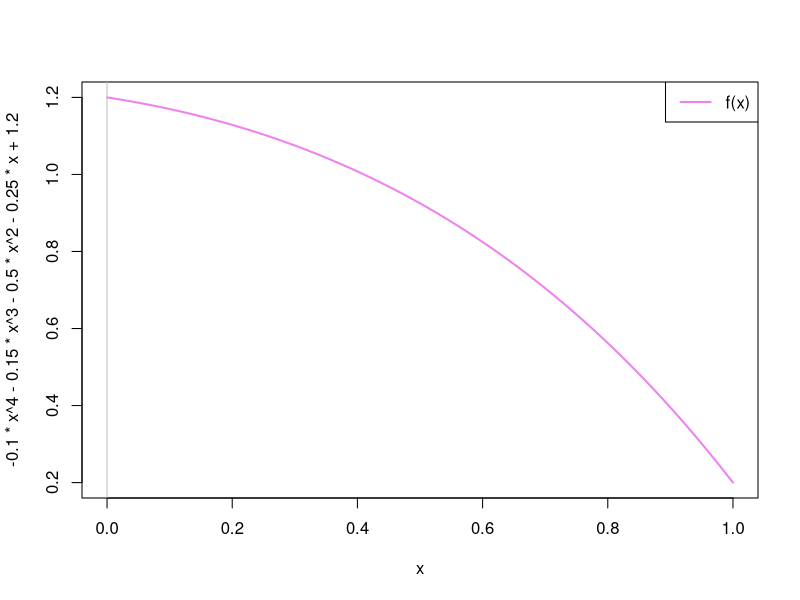
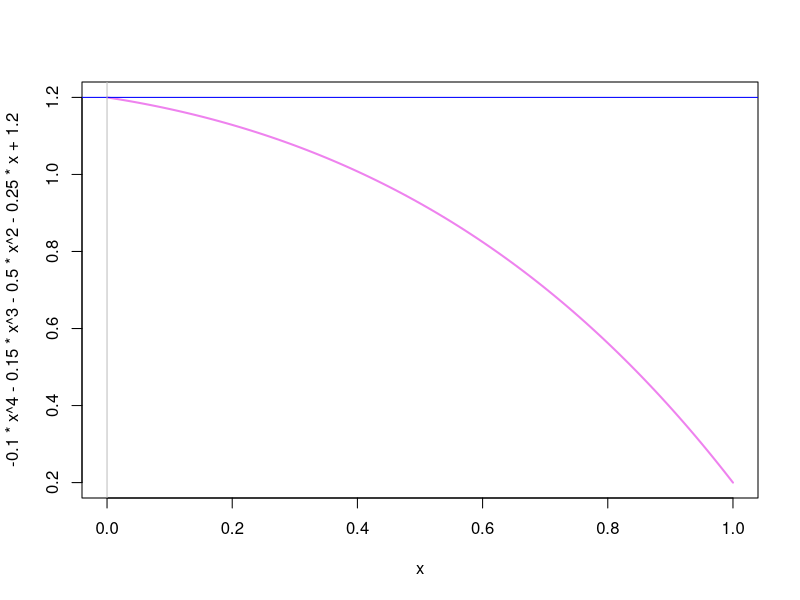
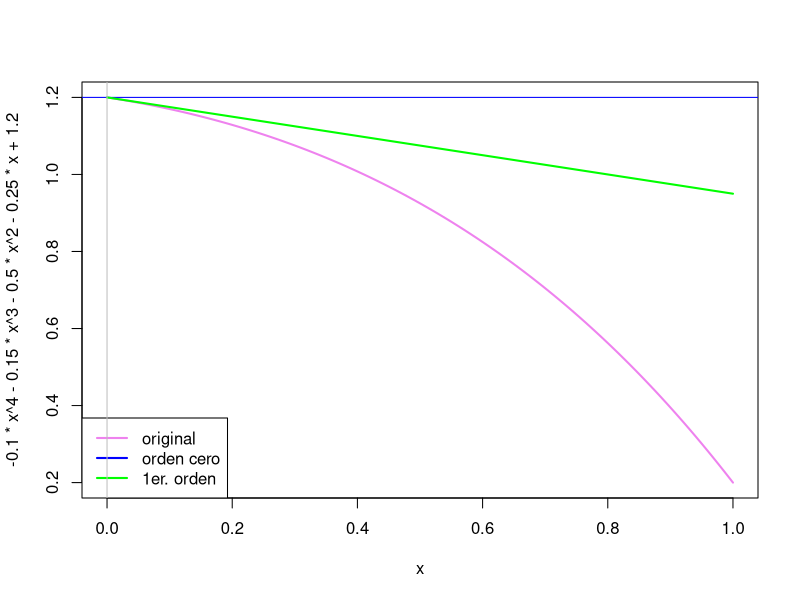
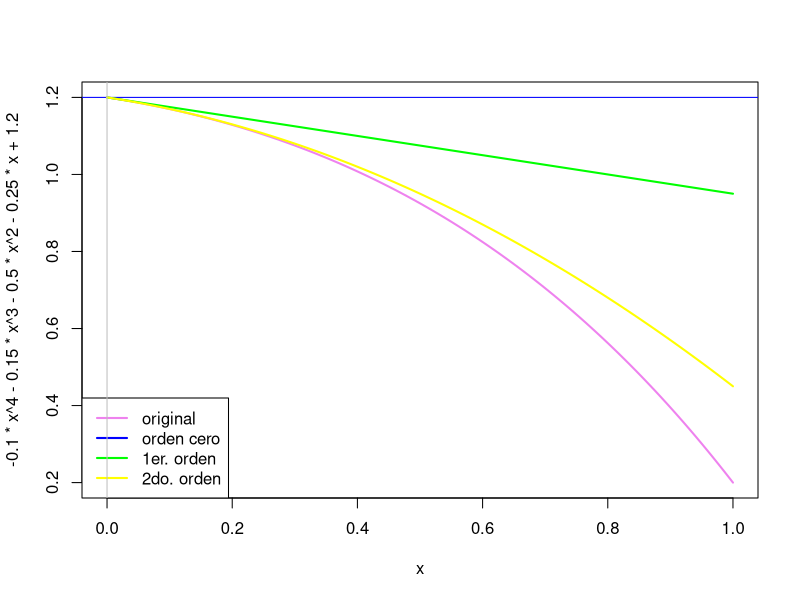
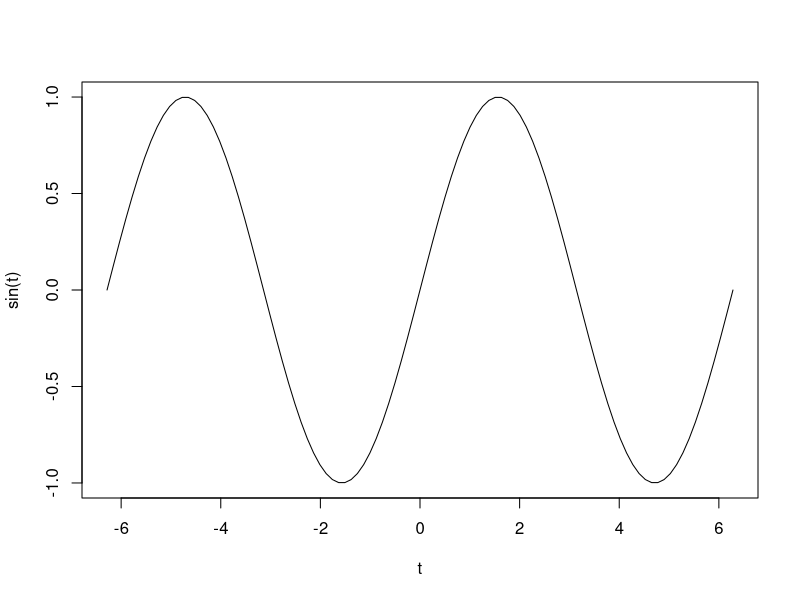

These figures' R source, in order:
## ---- chunk 1
x_i <- 0 
f_x_i <- -0.1*x_i^4-0.15*x_i^3-0.5*x_i^2-0.25*x_i+1.2
f_x_i
## ---- chunk 2
x_i_mas_1 <- 1 
f_x_i_mas_1 <- -0.1*x_i_mas_1^4-0.15*x_i_mas_1^3-0.5*x_i_mas_1^2-0.25*x_i_mas_1+1.2
f_x_i_mas_1
## ---- chunk 3
curve(-0.1*x^4-0.15*x^3-0.5*x^2-0.25*x+1.2, from = 0, to = 1, col = "violet", lwd = 2)
legend("topright",legend=c("f(x)"), col=c("violet"), lty=1,lwd=2)
abline(h=0, v=0, col="gray")
## ---- chunk 4
x_i <- 0 
f_x_i <- -0.1*x_i^4-0.15*x_i^3-0.5*x_i^2-0.25*x_i+1.2
f_x_i
## ---- chunk 5
curve(-0.1*x^4-0.15*x^3-0.5*x^2-0.25*x+1.2, from = 0, to = 1, col = "violet", lwd = 2)
abline(h=1.2, col="blue")
abline(h=0, v=0, col="gray")
## ---- chunk 6
1.2-0.25*1
## ---- chunk 7
curve(-0.1*x^4-0.15*x^3-0.5*x^2-0.25*x+1.2, from = 0, to = 1, col = "violet", lwd = 2)
abline(h=1.2, col="blue")
curve(1.2-0.25*x, from = 0, to = 1, col = "green", add = TRUE, lwd = 2)
legend("bottomleft",
legend=c("original","orden cero","1er. orden"),
col=c("violet","blue","green"),
lty=1,lwd=2)
abline(h=0, v=0, col="gray")
## ---- chunk 8
x_i <- 0 
f_2da_d <- -1.2*x_i^2-0.9*x_i-1
f_2da_d
## ---- chunk 9
1.2-0.25-0.5*1
## ---- chunk 10
curve(-0.1*x^4-0.15*x^3-0.5*x^2-0.25*x+1.2, from = 0, to = 1, col = "violet", lwd = 2)
abline(h=1.2, col="blue")
curve(1.2-0.25*x, from = 0, to = 1, col = "green", add = TRUE, lwd = 2)
curve(1.2-0.25*x-0.5*x^2, from = 0, to = 1, col = "yellow", add = TRUE, lwd = 2)
legend("bottomleft",
legend=c("original","orden cero","1er. orden", "2do. orden"),
col=c("violet","blue","green", "yellow"),
lty=1,lwd=2)
abline(h=0, v=0, col="gray")
## ---- chunk 11
curve(sin, -2*pi, 2*pi, xname = "t")
